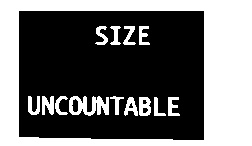
#> input picture scripts/clueboard.jpg, 252 x 146 px
$ python hsv_threshold.py
#> lines starting #> are read from the running program, lines starting #| are printed output that depends on the picture
#!/usr/bin/env python

import numpy as np
import cv2 as cv
import time

img = cv.imread('clueboard.jpg',cv.IMREAD_COLOR)
#> img is the input picture: shape (146, 252, 3); min 0, max 255, mean 105.5
img = cv.medianBlur(img,5)

# Convert BGR to HSV
hsv = cv.cvtColor(img, cv.COLOR_BGR2HSV)
#> hsv: shape (146, 252, 3); mean H, S, V 0, 0, 105.5

uh = 130
us = 255
uv = 255
lh = 110
ls = 50
lv = 50
lower_hsv = np.array([lh,ls,lv])
upper_hsv = np.array([uh,us,uv])

# Threshold the HSV image to get only blue colors
mask = cv.inRange(hsv, lower_hsv, upper_hsv)
#> mask: shape (146, 252); every value is 0
window_name = "HSV Calibrator"
cv.namedWindow(window_name)

def nothing(x):
    print("Trackbar value: " + str(x))
    pass

# create trackbars for Upper HSV
cv.createTrackbar('UpperH',window_name,0,255,nothing)
cv.setTrackbarPos('UpperH',window_name, uh)

cv.createTrackbar('UpperS',window_name,0,255,nothing)
cv.setTrackbarPos('UpperS',window_name, us)

cv.createTrackbar('UpperV',window_name,0,255,nothing)
cv.setTrackbarPos('UpperV',window_name, uv)

# create trackbars for Lower HSV
cv.createTrackbar('LowerH',window_name,0,255,nothing)
cv.setTrackbarPos('LowerH',window_name, lh)

cv.createTrackbar('LowerS',window_name,0,255,nothing)
cv.setTrackbarPos('LowerS',window_name, ls)

cv.createTrackbar('LowerV',window_name,0,255,nothing)
cv.setTrackbarPos('LowerV',window_name, lv)

font = cv.FONT_HERSHEY_SIMPLEX

print("Loaded images")

while(1):
    # Threshold the HSV image to get only blue colors
    mask = cv.inRange(hsv, lower_hsv, upper_hsv)
    cv.putText(mask,'Lower HSV: [' + str(lh) +',' + str(ls) + ',' + str(lv) + ']', (10,30), font, 0.5, (200,255,155), 1, cv.LINE_AA)
    cv.putText(mask,'Upper HSV: [' + str(uh) +',' + str(us) + ',' + str(uv) + ']', (10,60), font, 0.5, (200,255,155), 1, cv.LINE_AA)
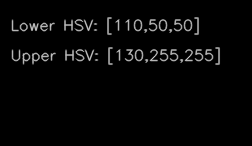
#> mask: shape (146, 252); min 0, max 200, mean 6.3

    cv.imshow(window_name,mask)

    k = cv.waitKey(1) & 0xFF
#> (key Esc is pressed here)
    if k == 27:
        break
    # get current positions of Upper HSV trackbars
    uh = cv.getTrackbarPos('UpperH',window_name)
    us = cv.getTrackbarPos('UpperS',window_name)
    uv = cv.getTrackbarPos('UpperV',window_name)
    upper_blue = np.array([uh,us,uv])
    # get current positions of Lower HSCV trackbars
    lh = cv.getTrackbarPos('LowerH',window_name)
    ls = cv.getTrackbarPos('LowerS',window_name)
    lv = cv.getTrackbarPos('LowerV',window_name)
    upper_hsv = np.array([uh,us,uv])
    lower_hsv = np.array([lh,ls,lv])

    time.sleep(.1)

cv.destroyAllWindows()
